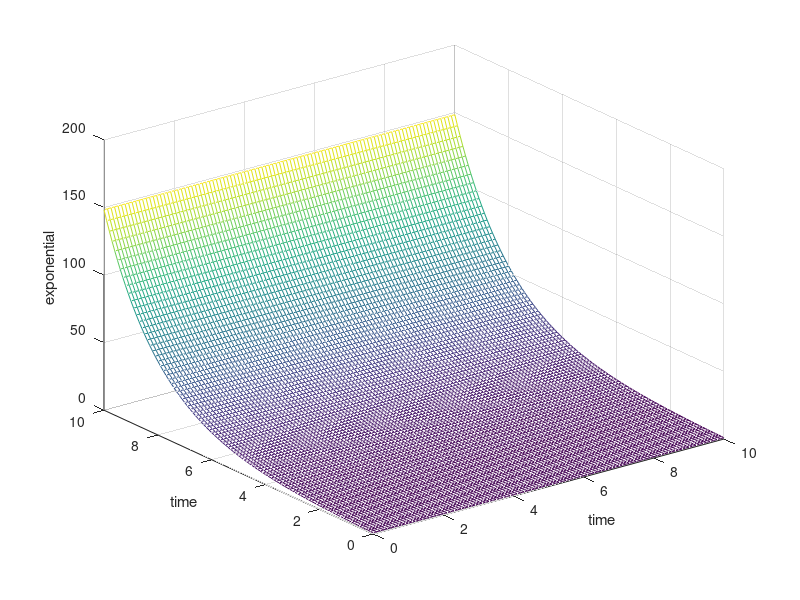

MATLAB code to generate this figure:
y=0:.1:10;
x=0:.1:10;
[x,y]=meshgrid(x);
z=exp(y/2);
mesh(x,y,z)
xlabel("time");
ylabel("time");
zlabel("exponential");
